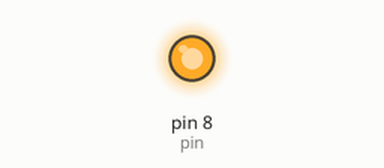
Recording of a sketch running on a simulated Arduino Uno, built with avr-gcc and run on an emulated ATmega328P. Shown: output pins drawn as LEDs (lit = HIGH).

Above: at 0.1 s.
Timing chart, 0 to 1.6 s (numbered marks = the images above):
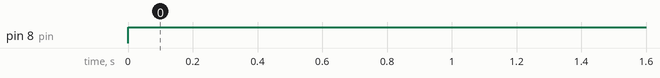

Measured:
- by itself, pin 8 (pin): LOW → HIGH at 0.00 s

The sketch:

analogwrite.ino
```cpp
int pin = 8;

void setup() {
  // put your setup code here, to run once:
  pinMode(8, OUTPUT);
}

void loop() {
  // put your main code here, to run repeatedly:
  analogWrite(8, 255);
}
```
